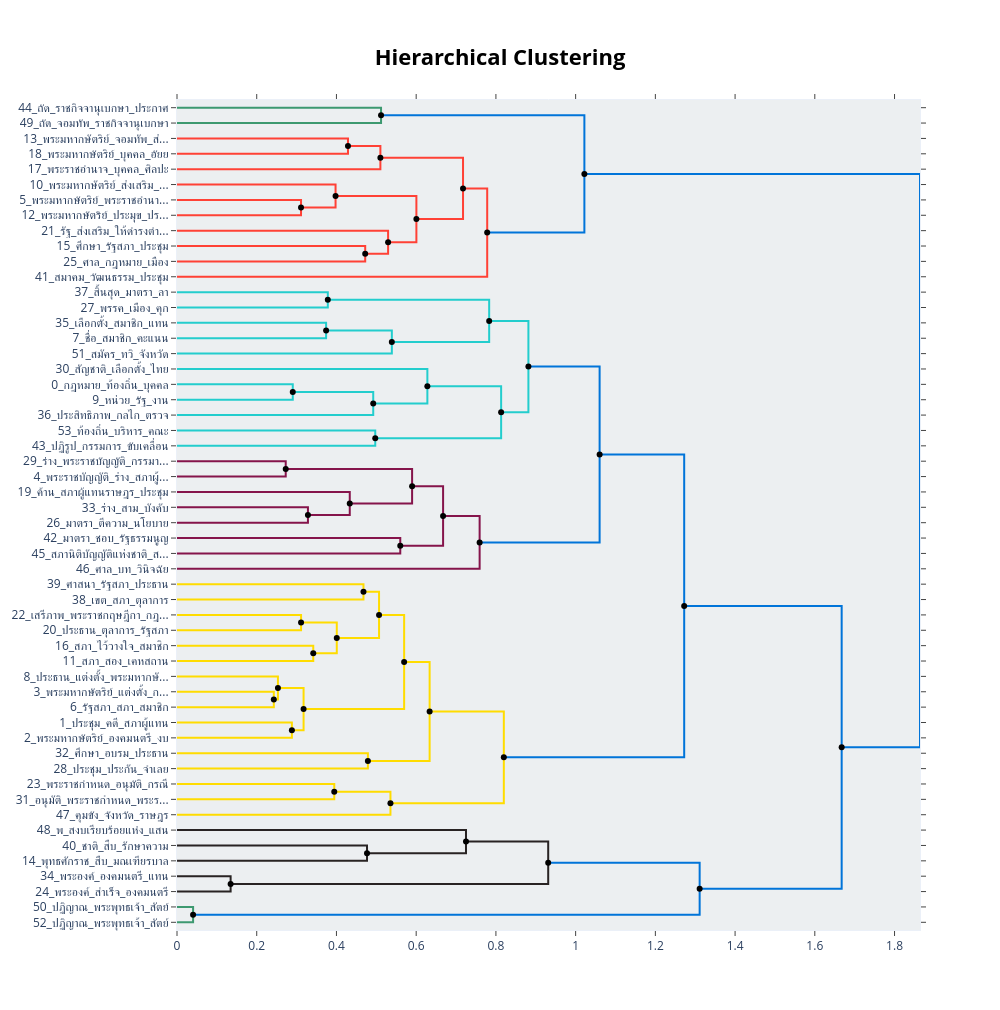
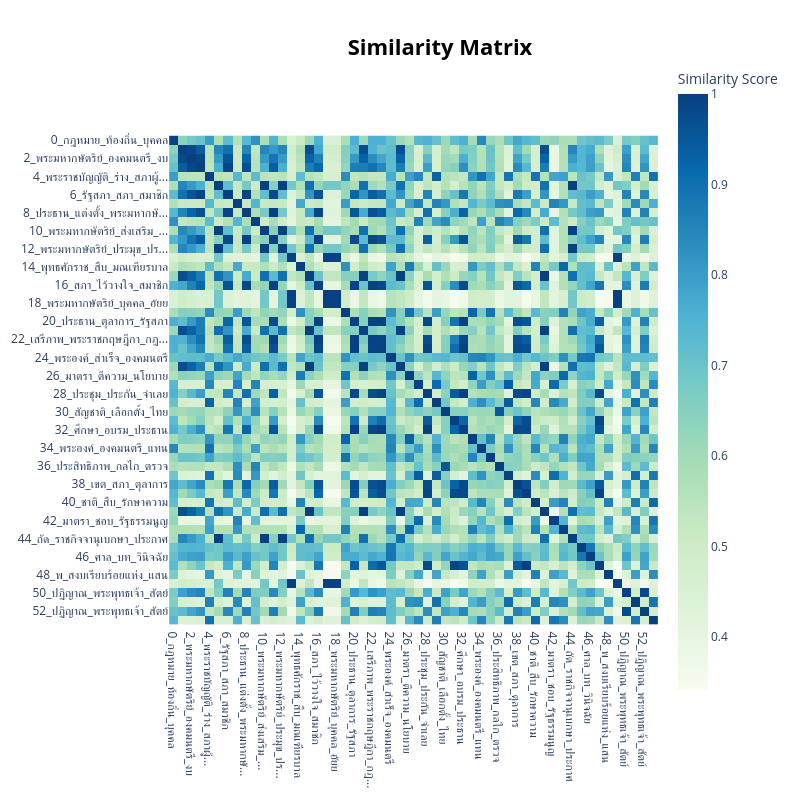

The code cell stored with these charts, in order, in its notebook:
### Code cell
# 4. Advanced BERTopic Visualizations
# Visualize the hierarchical structure of topics
hierarchical_topics = topic_model.hierarchical_topics(docs_for_ctfidf)
fig_hierarchy = topic_model.visualize_hierarchy(hierarchical_topics=hierarchical_topics)
fig_hierarchy.show(figsize=(10, 20))

# Visualize Topic Heatmap (Similarity Matrix)
fig_heatmap = topic_model.visualize_heatmap()
fig_heatmap.show(figsize=(10, 20))

### Figure 1 — Plotly figure (JSON) as saved in the notebook; plotly's stock layout.template omitted (floating-point values rounded to 4 significant figures)
{"data": [{"hoverinfo": "text", "marker": {"color": "rgb(61,153,112)"}, "mode": "lines", "text": ["ถัด_ราชกิจจานุเบกษา_ประกาศ_องคมนตรี_ย่อมเริ่มต้น", "", "", "ถัด_จอมทัพ_ราชกิจจานุเบกษา_อัครศาสนูปถัมภก_พุทธมามกะ"], "type": "scatter", "x": [0.0, 0.5119, 0.5119, 0.0], "xaxis": "x", "y": [-5.0, -5.0, -15.0, -15.0], "yaxis": "y"}, {"hoverinfo": "text", "marker": {"color": "rgb(255,65,54)"}, "mode": "lines", "text": ["พระมหากษัตริย์_จอมทัพ_ส่งเสริม_อำนาจ_ไทย", "", "", "พระมหากษัตริย์_บุคคล_อัยย_อภัยโทษ_จอมทัพ"], "type": "scatter", "x": [0.0, 0.4289, 0.4289, 0.0], "xaxis": "x", "y": [-25.0, -25.0, -35.0, -35.0], "yaxis": "y"}, {"hoverinfo": "text", "marker": {"color": "rgb(255,65,54)"}, "mode": "lines", "text": ["พระมหากษัตริย์_จอมทัพ_บุคคล_ไทย_อำนาจ", "", "", "พระราชอำนาจ_บุคคล_ศิลปะ_หน้าที่_วัฒนธรรม"], "type": "scatter", "x": [0.4289, 0.5102, 0.5102, 0.0], "xaxis": "x", "y": [-30.0, -30.0, -45.0, -45.0], "yaxis": "y"}, {"hoverinfo": "text", "marker": {"color": "rgb(255,65,54)"}, "mode": "lines", "text": ["พระมหากษัตริย์_พระราชอำนาจ_พิพากษา_ราชอิสริยาภรณ์_เครื่อง", "", "", "พระมหากษัตริย์_ประมุข_ประเทศไทย_แนะนำ_พระราชอำนาจ"], "type": "scatter", "x": [0.0, 0.3111, 0.3111, 0.0], "xaxis": "x", "y": [-65.0, -65.0, -75.0, -75.0], "yaxis": "y"}, {"hoverinfo": "text", "marker": {"color": "rgb(255,65,54)"}, "mode": "lines", "text": ["พระมหากษัตริย์_ส่งเสริม_รัฐ_กฎหมาย_ยุติธรรม", "", "", "พระมหากษัตริย์_พระราชอำนาจ_พิพากษา_ประเทศไทย_อำนาจ"], "type": "scatter", "x": [0.0, 0.3978, 0.3978, 0.3111], "xaxis": "x", "y": [-55.0, -55.0, -70.0, -70.0], "yaxis": "y"}, {"hoverinfo": "text", "marker": {"color": "rgb(255,65,54)"}, "mode": "lines", "text": ["ศึกษา_รัฐสภา_ประชุม_รัฐ_สภาผู้แทน", "", "", "ศาล_กฎหมาย_เมือง_บัญญัติ_คดี"], "type": "scatter", "x": [0.0, 0.4721, 0.4721, 0.0], "xaxis": "x", "y": [-95.0, -95.0, -105.0, -105.0], "yaxis": "y"}, {"hoverinfo": "text", "marker": {"color": "rgb(255,65,54)"}, "mode": "lines", "text": ["รัฐ_ส่งเสริม_ให้ดํารงตําแหน่ง_วาระ_พระมหากษัตริย์", "", "", "กฎหมาย_ศึกษา_บัญญัติ_สภาผู้แทน_อำนาจ"], "type": "scatter", "x": [0.0, 0.5296, 0.5296, 0.4721], "xaxis": "x", "y": [-85.0, -85.0, -100.0, -100.0], "yaxis": "y"}, {"hoverinfo": "text", "marker": {"color": "rgb(255,65,54)"}, "mode": "lines", "text": ["พระมหากษัตริย์_พระราชอำนาจ_กฎหมาย_รัฐ_แนะนำ", "", "", "กฎหมาย_ศึกษา_บัญญัติ_อำนาจ_รัฐ"], "type": "scatter", "x": [0.3978, 0.6005, 0.6005, 0.5296], "xaxis": "x", "y": [-62.5, -62.5, -92.5, -92.5], "yaxis": "y"}, {"hoverinfo": "text", "marker": {"color": "rgb(255,65,54)"}, "mode": "lines", "text": ["พระมหากษัตริย์_บุคคล_พระราชอำนาจ_จอมทัพ_หน้าที่", "", "", "พระมหากษัตริย์_กฎหมาย_พระราชอำนาจ_รัฐ_อำนาจ"], "type": "scatter", "x": [0.5102, 0.7175, 0.7175, 0.6005], "xaxis": "x", "y": [-37.5, -37.5, -77.5, -77.5], "yaxis": "y"}, {"hoverinfo": "text", "marker": {"color": "rgb(255,65,54)"}, "mode": "lines", "text": ["พระมหากษัตริย์_พระราชอำนาจ_กฎหมาย_รัฐ_อำนาจ", "", "", "สมาคม_วัฒนธรรม_ประชุม_ฐาน_คดี"], "type": "scatter", "x": [0.7175, 0.7782, 0.7782, 0.0], "xaxis": "x", "y": [-57.5, -57.5, -115.0, -115.0], "yaxis": "y"}, {"hoverinfo": "text", "marker": {"color": "rgb(0,116,217)"}, "mode": "lines", "text": ["ถัด_ราชกิจจานุเบกษา_ประกาศ_บังคับ_พระมหากษัตริย์", "", "", "พระมหากษัตริย์_พระราชอำนาจ_กฎหมาย_รัฐ_อำนาจ"], "type": "scatter", "x": [0.5119, 1.022, 1.022, 0.7782], "xaxis": "x", "y": [-10.0, -10.0, -86.25, -86.25], "yaxis": "y"}, {"hoverinfo": "text", "marker": {"color": "rgb(35,205,205)"}, "mode": "lines", "text": ["สิ้นสุด_มาตรา_ลา_รัฐมนตรี_ห้าม", "", "", "พรรค_เมือง_คุก_ลา_ภาพ"], "type": "scatter", "x": [0.0, 0.3783, 0.3783, 0.0], "xaxis": "x", "y": [-125.0, -125.0, -135.0, -135.0], "yaxis": "y"}, {"hoverinfo": "text", "marker": {"color": "rgb(35,205,205)"}, "mode": "lines", "text": ["เลือกตั้ง_สมาชิก_แทน_สมัคร_บัญชี", "", "", "ชื่อ_สมาชิก_คะแนน_เลือกตั้ง_มาตรา"], "type": "scatter", "x": [0.0, 0.374, 0.374, 0.0], "xaxis": "x", "y": [-145.0, -145.0, -155.0, -155.0], "yaxis": "y"}, {"hoverinfo": "text", "marker": {"color": "rgb(35,205,205)"}, "mode": "lines", "text": ["เลือกตั้ง_สมาชิก_ชื่อ_มาตรา_คะแนน", "", "", "สมัคร_ทวิ_จังหวัด_คะแนน_ชื่อ"], "type": "scatter", "x": [0.374, 0.5389, 0.5389, 0.0], "xaxis": "x", "y": [-150.0, -150.0, -165.0, -165.0], "yaxis": "y"}, {"hoverinfo": "text", "marker": {"color": "rgb(35,205,205)"}, "mode": "lines", "text": ["พรรค_ลา_คุก_สิ้นสุด_มาตรา", "", "", "เลือกตั้ง_สมัคร_ชื่อ_มาตรา_สมาชิก"], "type": "scatter", "x": [0.3783, 0.7831, 0.7831, 0.5389], "xaxis": "x", "y": [-130.0, -130.0, -157.5, -157.5], "yaxis": "y"}, {"hoverinfo": "text", "marker": {"color": "rgb(35,205,205)"}, "mode": "lines", "text": ["กฎหมาย_ท้องถิ่น_บุคคล_บัญญัติ_สิทธิ", "", "", "หน่วย_รัฐ_งาน_เงิน_จังหวัด"], "type": "scatter", "x": [0.0, 0.2904, 0.2904, 0.0], "xaxis": "x", "y": [-185.0, -185.0, -195.0, -195.0], "yaxis": "y"}, {"hoverinfo": "text", "marker": {"color": "rgb(35,205,205)"}, "mode": "lines", "text": ["หน่วย_ท้องถิ่น_รัฐ_กฎหมาย_งาน", "", "", "ประสิทธิภาพ_กลไก_ตรวจ_กฎหมาย_จิตฟั่นเฟือน"], "type": "scatter", "x": [0.2904, 0.4922, 0.4922, 0.0], "xaxis": "x", "y": [-190.0, -190.0, -205.0, -205.0], "yaxis": "y"}, {"hoverinfo": "text", "marker": {"color": "rgb(35,205,205)"}, "mode": "lines", "text": ["สัญชาติ_เลือกตั้ง_ไทย_ออกเสียง_ประชามติ", "", "", "หน่วย_รัฐ_กฎหมาย_ท้องถิ่น_งาน"], "type": "scatter", "x": [0.0, 0.6281, 0.6281, 0.4922], "xaxis": "x", "y": [-175.0, -175.0, -197.5, -197.5], "yaxis": "y"}, {"hoverinfo": "text", "marker": {"color": "rgb(35,205,205)"}, "mode": "lines", "text": ["ท้องถิ่น_บริหาร_คณะ_กล่าวหา_กรรมการ", "", "", "ปฏิรูป_กรรมการ_ขับเคลื่อน_ทุจริต_สรรหา"], "type": "scatter", "x": [0.0, 0.4973, 0.4973, 0.0], "xaxis": "x", "y": [-215.0, -215.0, -225.0, -225.0], "yaxis": "y"}, {"hoverinfo": "text", "marker": {"color": "rgb(35,205,205)"}, "mode": "lines", "text": ["กฎหมาย_หน่วย_ท้องถิ่น_รัฐ_งาน", "", "", "ท้องถิ่น_กรรมการ_คณะ_ปฏิรูป_บริหาร"], "type": "scatter", "x": [0.6281, 0.8131, 0.8131, 0.4973], "xaxis": "x", "y": [-186.2, -186.2, -220.0, -220.0], "yaxis": "y"}, {"hoverinfo": "text", "marker": {"color": "rgb(35,205,205)"}, "mode": "lines", "text": ["มาตรา_สมาชิก_สมัคร_พรรค_เลือกตั้ง", "", "", "ท้องถิ่น_กฎหมาย_หน่วย_รัฐ_งาน"], "type": "scatter", "x": [0.7831, 0.8815, 0.8815, 0.8131], "xaxis": "x", "y": [-143.8, -143.8, -203.1, -203.1], "yaxis": "y"}, {"hoverinfo": "text", "marker": {"color": "rgb(133,20,75)"}, "mode": "lines", "text": ["ร่าง_พระราชบัญญัติ_กรรมาธิการ_ยับยั้ง_ชอบ", "", "", "พระราชบัญญัติ_ร่าง_สภาผู้แทนราษฎร_มาตรา_วุฒิสภา"], "type": "scatter", "x": [0.0, 0.2727, 0.2727, 0.0], "xaxis": "x", "y": [-235.0, -235.0, -245.0, -245.0], "yaxis": "y"}, {"hoverinfo": "text", "marker": {"color": "rgb(133,20,75)"}, "mode": "lines", "text": ["ร่าง_สาม_บังคับ_รัฐธรรมนูญ_พระราชบัญญัติ", "", "", "มาตรา_ตีความ_นโยบาย_วรรค_รัฐมนตรี"], "type": "scatter", "x": [0.0, 0.3285, 0.3285, 0.0], "xaxis": "x", "y": [-265.0, -265.0, -275.0, -275.0], "yaxis": "y"}, {"hoverinfo": "text", "marker": {"color": "rgb(133,20,75)"}, "mode": "lines", "text": ["ค้าน_สภาผู้แทนราษฎร_ประชุม_อนุโลม_บังคับ", "", "", "วรรค_มาตรา_บังคับ_ตีความ_รัฐธรรมนูญ"], "type": "scatter", "x": [0.0, 0.4334, 0.4334, 0.3285], "xaxis": "x", "y": [-255.0, -255.0, -270.0, -270.0], "yaxis": "y"}, {"hoverinfo": "text", "marker": {"color": "rgb(133,20,75)"}, "mode": "lines", "text": ["ร่าง_พระราชบัญญัติ_กรรมาธิการ_สภาผู้แทนราษฎร_มาตรา", "", "", "บังคับ_สภาผู้แทนราษฎร_อนุโลม_ประชุม_วรรค"], "type": "scatter", "x": [0.2727, 0.5898, 0.5898, 0.4334], "xaxis": "x", "y": [-240.0, -240.0, -262.5, -262.5], "yaxis": "y"}, {"hoverinfo": "text", "marker": {"color": "rgb(133,20,75)"}, "mode": "lines", "text": ["มาตรา_ชอบ_รัฐธรรมนูญ_รัฐสภา_สภานิติบัญญัติแห่งชาติ", "", "", "สภานิติบัญญัติแห่งชาติ_สภาร่าง_วาระ_รัฐธรรมนูญ_สาม"], "type": "scatter", "x": [0.0, 0.5601, 0.5601, 0.0], "xaxis": "x", "y": [-285.0, -285.0, -295.0, -295.0], "yaxis": "y"}, {"hoverinfo": "text", "marker": {"color": "rgb(133,20,75)"}, "mode": "lines", "text": ["ร่าง_พระราชบัญญัติ_สภาผู้แทนราษฎร_มาตรา_กรรมาธิการ", "", "", "มาตรา_รัฐธรรมนูญ_สภานิติบัญญัติแห่งชาติ_ชอบ_ประชุม"], "type": "scatter", "x": [0.5898, 0.6675, 0.6675, 0.5601], "xaxis": "x", "y": [-251.2, -251.2, -290.0, -290.0], "yaxis": "y"}, {"hoverinfo": "text", "marker": {"color": "rgb(133,20,75)"}, "mode": "lines", "text": ["ร่าง_มาตรา_พระราชบัญญัติ_สภาผู้แทนราษฎร_กรรมาธิการ", "", "", "ศาล_บท_วินิจฉัย_คดี_โต้แย้ง"], "type": "scatter", "x": [0.6675, 0.7592, 0.7592, 0.0], "xaxis": "x", "y": [-270.6, -270.6, -305.0, -305.0], "yaxis": "y"}, {"hoverinfo": "text", "marker": {"color": "rgb(0,116,217)"}, "mode": "lines", "text": ["เลือกตั้ง_ท้องถิ่น_สมาชิก_เมือง_หน่วย", "", "", "ร่าง_มาตรา_พระราชบัญญัติ_สภาผู้แทนราษฎร_กรรมาธิการ"], "type": "scatter", "x": [0.8815, 1.06, 1.06, 0.7592], "xaxis": "x", "y": [-173.4, -173.4, -287.8, -287.8], "yaxis": "y"}, {"hoverinfo": "text", "marker": {"color": "rgb(255,220,0)"}, "mode": "lines", "text": ["ศาสนา_รัฐสภา_ประธาน_สื่อ_ประชุม", "", "", "เขต_สภา_ตุลาการ_ประธาน_ประชุม"], "type": "scatter", "x": [0.0, 0.4678, 0.4678, 0.0], "xaxis": "x", "y": [-315.0, -315.0, -325.0, -325.0], "yaxis": "y"}, {"hoverinfo": "text", "marker": {"color": "rgb(255,220,0)"}, "mode": "lines", "text": ["เสรีภาพ_พระราชกฤษฎีกา_กฎหมาย_พระราชกำหนด_นโยบาย", "", "", "ประธาน_ตุลาการ_รัฐสภา_สภา_กฎหมาย"], "type": "scatter", "x": [0.0, 0.3112, 0.3112, 0.0], "xaxis": "x", "y": [-335.0, -335.0, -345.0, -345.0], "yaxis": "y"}, {"hoverinfo": "text", "marker": {"color": "rgb(255,220,0)"}, "mode": "lines", "text": ["สภา_ไว้วางใจ_สมาชิก_รัฐสภา_ประชุม", "", "", "สภา_สอง_เคหสถาน_พระมหากษัตริย์_ประชุม"], "type": "scatter", "x": [0.0, 0.3418, 0.3418, 0.0], "xaxis": "x", "y": [-355.0, -355.0, -365.0, -365.0], "yaxis": "y"}, {"hoverinfo": "text", "marker": {"color": "rgb(255,220,0)"}, "mode": "lines", "text": ["ประธาน_เสรีภาพ_รัฐสภา_กฎหมาย_ตุลาการ", "", "", "สภา_สมาชิก_รัฐสภา_ประชุม_เสรีภาพ"], "type": "scatter", "x": [0.3112, 0.4008, 0.4008, 0.3418], "xaxis": "x", "y": [-340.0, -340.0, -360.0, -360.0], "yaxis": "y"}, {"hoverinfo": "text", "marker": {"color": "rgb(255,220,0)"}, "mode": "lines", "text": ["ประธาน_ตุลาการ_สภา_ประชุม_ศาสนา", "", "", "สภา_รัฐสภา_สมาชิก_เสรีภาพ_ประธาน"], "type": "scatter", "x": [0.4678, 0.5069, 0.5069, 0.4008], "xaxis": "x", "y": [-320.0, -320.0, -350.0, -350.0], "yaxis": "y"}, {"hoverinfo": "text", "marker": {"color": "rgb(255,220,0)"}, "mode": "lines", "text": ["พระมหากษัตริย์_แต่งตั้ง_กฎหมาย_รัฐสภา_ประชุม", "", "", "รัฐสภา_สภา_สมาชิก_ประชุม_พระมหากษัตริย์"], "type": "scatter", "x": [0.0, 0.2429, 0.2429, 0.0], "xaxis": "x", "y": [-385.0, -385.0, -395.0, -395.0], "yaxis": "y"}, {"hoverinfo": "text", "marker": {"color": "rgb(255,220,0)"}, "mode": "lines", "text": ["ประธาน_แต่งตั้ง_พระมหากษัตริย์_ประชุม_อัยการศึก", "", "", "พระมหากษัตริย์_รัฐสภา_แต่งตั้ง_ประชุม_รัฐมนตรี"], "type": "scatter", "x": [0.0, 0.2532, 0.2532, 0.2429], "xaxis": "x", "y": [-375.0, -375.0, -390.0, -390.0], "yaxis": "y"}, {"hoverinfo": "text", "marker": {"color": "rgb(255,220,0)"}, "mode": "lines", "text": ["ประชุม_คดี_สภาผู้แทน_ประธาน_สิทธิ", "", "", "พระมหากษัตริย์_องคมนตรี_งบ_ปี_หน้าที่"], "type": "scatter", "x": [0.0, 0.2882, 0.2882, 0.0], "xaxis": "x", "y": [-405.0, -405.0, -415.0, -415.0], "yaxis": "y"}, {"hoverinfo": "text", "marker": {"color": "rgb(255,220,0)"}, "mode": "lines", "text": ["พระมหากษัตริย์_แต่งตั้ง_ประชุม_รัฐสภา_ประธาน", "", "", "พระมหากษัตริย์_สิทธิ_ประชุม_ประธาน_กฎหมาย"], "type": "scatter", "x": [0.2532, 0.3175, 0.3175, 0.2882], "xaxis": "x", "y": [-382.5, -382.5, -410.0, -410.0], "yaxis": "y"}, {"hoverinfo": "text", "marker": {"color": "rgb(255,220,0)"}, "mode": "lines", "text": ["สภา_ประธาน_รัฐสภา_ประชุม_สมาชิก", "", "", "พระมหากษัตริย์_ประชุม_ประธาน_แต่งตั้ง_รัฐสภา"], "type": "scatter", "x": [0.5069, 0.5698, 0.5698, 0.3175], "xaxis": "x", "y": [-335.0, -335.0, -396.2, -396.2], "yaxis": "y"}, {"hoverinfo": "text", "marker": {"color": "rgb(255,220,0)"}, "mode": "lines", "text": ["ศึกษา_อบรม_ประธาน_ใด_จํานวน", "", "", "ประชุม_ประกัน_จำเลย_สมาชิก_ข้อ"], "type": "scatter", "x": [0.0, 0.4789, 0.4789, 0.0], "xaxis": "x", "y": [-425.0, -425.0, -435.0, -435.0], "yaxis": "y"}, {"hoverinfo": "text", "marker": {"color": "rgb(255,220,0)"}, "mode": "lines", "text": ["ประธาน_ประชุม_สภา_รัฐสภา_พระมหากษัตริย์", "", "", "ศึกษา_อบรม_ประชุม_ใด_สมาชิก"], "type": "scatter", "x": [0.5698, 0.6337, 0.6337, 0.4789], "xaxis": "x", "y": [-365.6, -365.6, -430.0, -430.0], "yaxis": "y"}, {"hoverinfo": "text", "marker": {"color": "rgb(255,220,0)"}, "mode": "lines", "text": ["พระราชกำหนด_อนุมัติ_กรณี_สมาชิก_อาญา", "", "", "อนุมัติ_พระราชกำหนด_พระราชกําหนด_พระราชกํา_ประชุม"], "type": "scatter", "x": [0.0, 0.3945, 0.3945, 0.0], "xaxis": "x", "y": [-445.0, -445.0, -455.0, -455.0], "yaxis": "y"}, {"hoverinfo": "text", "marker": {"color": "rgb(255,220,0)"}, "mode": "lines", "text": ["อนุมัติ_พระราชกำหนด_พระราชกําหนด_กรณี_ประชุม", "", "", "คุมขัง_จังหวัด_ราษฎร_เขต_จำนวน"], "type": "scatter", "x": [0.3945, 0.5355, 0.5355, 0.0], "xaxis": "x", "y": [-450.0, -450.0, -465.0, -465.0], "yaxis": "y"}, {"hoverinfo": "text", "marker": {"color": "rgb(255,220,0)"}, "mode": "lines", "text": ["ประชุม_ประธาน_สภา_รัฐสภา_สมาชิก", "", "", "อนุมัติ_พระราชกำหนด_คุมขัง_กรณี_พระราชกําหนด"], "type": "scatter", "x": [0.6337, 0.8199, 0.8199, 0.5355], "xaxis": "x", "y": [-397.8, -397.8, -457.5, -457.5], "yaxis": "y"}, {"hoverinfo": "text", "marker": {"color": "rgb(0,116,217)"}, "mode": "lines", "text": ["มาตรา_สมาชิก_สภาผู้แทนราษฎร_ร่าง_พระราชบัญญัติ", "", "", "ประชุม_ประธาน_สมาชิก_สภา_รัฐสภา"], "type": "scatter", "x": [1.06, 1.272, 1.272, 0.8199], "xaxis": "x", "y": [-230.6, -230.6, -427.7, -427.7], "yaxis": "y"}, {"hoverinfo": "text", "marker": {"color": "rgb(40,35,35)"}, "mode": "lines", "text": ["ชาติ_สืบ_รักษาความ_คณะมนตรีความมั่นคงแห่งชาติ_สำเร็จ", "", "", "พุทธศักราช_สืบ_มณเฑียรบาล_ราชสันตติวงศ์_กฎ"], "type": "scatter", "x": [0.0, 0.4767, 0.4767, 0.0], "xaxis": "x", "y": [-485.0, -485.0, -495.0, -495.0], "yaxis": "y"}, {"hoverinfo": "text", "marker": {"color": "rgb(40,35,35)"}, "mode": "lines", "text": ["พ_สงบเรียบร้อยแห่ง_แสน_ฉบับ_พระราชบัญญัติ", "", "", "พุทธศักราช_สืบ_ราชสันตติวงศ์_ราชอาณาจักรไทย_รัฐธรรมนูญ"], "type": "scatter", "x": [0.0, 0.7249, 0.7249, 0.4767], "xaxis": "x", "y": [-475.0, -475.0, -490.0, -490.0], "yaxis": "y"}, {"hoverinfo": "text", "marker": {"color": "rgb(40,35,35)"}, "mode": "lines", "text": ["พระองค์_องคมนตรี_แทน_สำเร็จ_สําเร็จ", "", "", "พระองค์_สำเร็จ_องคมนตรี_แทน_ราชการ"], "type": "scatter", "x": [0.0, 0.1345, 0.1345, 0.0], "xaxis": "x", "y": [-505.0, -505.0, -515.0, -515.0], "yaxis": "y"}, {"hoverinfo": "text", "marker": {"color": "rgb(40,35,35)"}, "mode": "lines", "text": ["พุทธศักราช_สืบ_ราชสันตติวงศ์_รัฐธรรมนูญ_ประกาศ", "", "", "พระองค์_สำเร็จ_องคมนตรี_แทน_สําเร็จ"], "type": "scatter", "x": [0.7249, 0.9312, 0.9312, 0.1345], "xaxis": "x", "y": [-482.5, -482.5, -510.0, -510.0], "yaxis": "y"}, {"hoverinfo": "text", "marker": {"color": "rgb(61,153,112)"}, "mode": "lines", "text": ["ปฏิญาณ_พระพุทธเจ้า_สัตย์_ถ้อยคำ_ราชอาณาจักรไทย", "", "", "ปฏิญาณ_พระพุทธเจ้า_สัตย์_ถวาย_ถ้อยคำ"], "type": "scatter", "x": [0.0, 0.04036, 0.04036, 0.0], "xaxis": "x", "y": [-525.0, -525.0, -535.0, -535.0], "yaxis": "y"}, {"hoverinfo": "text", "marker": {"color": "rgb(0,116,217)"}, "mode": "lines", "text": ["พระองค์_สำเร็จ_องคมนตรี_แทน_สืบ", "", "", "ปฏิญาณ_พระพุทธเจ้า_สัตย์_ถ้อยคำ_ถวาย"], "type": "scatter", "x": [0.9312, 1.311, 1.311, 0.04036], "xaxis": "x", "y": [-496.2, -496.2, -530.0, -530.0], "yaxis": "y"}, {"hoverinfo": "text", "marker": {"color": "rgb(0,116,217)"}, "mode": "lines", "text": ["สมาชิก_สภาผู้แทนราษฎร_เลือกตั้ง_สภา_วุฒิสภา", "", "", "พระองค์_สำเร็จ_องคมนตรี_แทน_ปฏิญาณ"], "type": "scatter", "x": [1.272, 1.667, 1.667, 1.311], "xaxis": "x", "y": [-329.1, -329.1, -513.1, -513.1], "yaxis": "y"}, {"hoverinfo": "text", "marker": {"color": "rgb(0,116,217)"}, "mode": "lines", "text": ["พระมหากษัตริย์_พระราชอำนาจ_กฎหมาย_รัฐ_อำนาจ", "", "", "สมาชิก_ประธาน_สภาผู้แทนราษฎร_สภา_เลือกตั้ง"], "type": "scatter", "x": [1.022, 1.864, 1.864, 1.667], "xaxis": "x", "y": [-48.12, -48.12, -421.1, -421.1], "yaxis": "y"}, {"hoverinfo": "text", "hovertext": ["พระมหากษัตริย์_จอมทัพ_บุคคล_ไทย_อำนาจ", "พระมหากษัตริย์_พระราชอำนาจ_กฎหมาย_รัฐ_แนะนำ", "พระมหากษัตริย์_บุคคล_พระราชอำนาจ_จอมทัพ_หน้าที่", "พระมหากษัตริย์_พระราชอำนาจ_กฎหมาย_รัฐ_อำนาจ", "ถัด_ราชกิจจานุเบกษา_ประกาศ_บังคับ_พระมหากษัตริย์", "เลือกตั้ง_สมาชิก_ชื่อ_มาตรา_คะแนน", "พรรค_ลา_คุก_สิ้นสุด_มาตรา", "หน่วย_ท้องถิ่น_รัฐ_กฎหมาย_งาน", "กฎหมาย_หน่วย_ท้องถิ่น_รัฐ_งาน", "มาตรา_สมาชิก_สมัคร_พรรค_เลือกตั้ง", "ร่าง_พระราชบัญญัติ_กรรมาธิการ_สภาผู้แทนราษฎร_มาตรา", "ร่าง_พระราชบัญญัติ_สภาผู้แทนราษฎร_มาตรา_กรรมาธิการ", "ร่าง_มาตรา_พระราชบัญญัติ_สภาผู้แทนราษฎร_กรรมาธิการ", "เลือกตั้ง_ท้องถิ่น_สมาชิก_เมือง_หน่วย", "ประธาน_เสรีภาพ_รัฐสภา_กฎหมาย_ตุลาการ", "ประธาน_ตุลาการ_สภา_ประชุม_ศาสนา", "พระมหากษัตริย์_แต่งตั้ง_ประชุม_รัฐสภา_ประธาน", "สภา_ประธาน_รัฐสภา_ประชุม_สมาชิก", "ประธาน_ประชุม_สภา_รัฐสภา_พระมหากษัตริย์", "อนุมัติ_พระราชกำหนด_พระราชกําหนด_กรณี_ประชุม", "ประชุม_ประธาน_สภา_รัฐสภา_สมาชิก", "มาตรา_สมาชิก_สภาผู้แทนราษฎร_ร่าง_พระราชบัญญัติ", "พุทธศักราช_สืบ_ราชสันตติวงศ์_รัฐธรรมนูญ_ประกาศ", "พระองค์_สำเร็จ_องคมนตรี_แทน_สืบ", "สมาชิก_สภาผู้แทนราษฎร_เลือกตั้ง_สภา_วุฒิสภา", "พระมหากษัตริย์_พระราชอำนาจ_กฎหมาย_รัฐ_อำนาจ"], "marker": {"color": "black"}, "mode": "markers", "showlegend": false, "type": "scatter", "x": [0.4289, 0.3978, 0.5102, 0.7175, 0.5119, 0.374, 0.3783, 0.2904, 0.6281, 0.7831, 0.2727, 0.5898, 0.6675, 0.8815, 0.3112, 0.4678, 0.2532, 0.5069, 0.5698, 0.3945, 0.6337, 1.06, 0.7249, 0.9312, 1.272, 1.022], "y": [-30, -62.5, -37.5, -57.5, -10, -150, -130, -190, -186.2, -143.8, -240, -251.2, -270.6, -173.4, -340, -320, -382.5, -335, -365.6, -450, -397.8, -230.6, -482.5, -496.2, -329.1, -48.12]}, {"hoverinfo": "text", "hovertext": ["พระมหากษัตริย์_พระราชอำนาจ_พิพากษา_ประเทศไทย_อำนาจ", "กฎหมาย_ศึกษา_บัญญัติ_สภาผู้แทน_อำนาจ", "กฎหมาย_ศึกษา_บัญญัติ_อำนาจ_รัฐ", "พระมหากษัตริย์_กฎหมาย_พระราชอำนาจ_รัฐ_อำนาจ", "พระมหากษัตริย์_พระราชอำนาจ_กฎหมาย_รัฐ_อำนาจ", "เลือกตั้ง_สมัคร_ชื่อ_มาตรา_สมาชิก", "หน่วย_รัฐ_กฎหมาย_ท้องถิ่น_งาน", "ท้องถิ่น_กรรมการ_คณะ_ปฏิรูป_บริหาร", "ท้องถิ่น_กฎหมาย_หน่วย_รัฐ_งาน", "วรรค_มาตรา_บังคับ_ตีความ_รัฐธรรมนูญ", "บังคับ_สภาผู้แทนราษฎร_อนุโลม_ประชุม_วรรค", "มาตรา_รัฐธรรมนูญ_สภานิติบัญญัติแห่งชาติ_ชอบ_ประชุม", "ร่าง_มาตรา_พระราชบัญญัติ_สภาผู้แทนราษฎร_กรรมาธิการ", "สภา_สมาชิก_รัฐสภา_ประชุม_เสรีภาพ", "สภา_รัฐสภา_สมาชิก_เสรีภาพ_ประธาน", "พระมหากษัตริย์_รัฐสภา_แต่งตั้ง_ประชุม_รัฐมนตรี", "พระมหากษัตริย์_สิทธิ_ประชุม_ประธาน_กฎหมาย", "พระมหากษัตริย์_ประชุม_ประธาน_แต่งตั้ง_รัฐสภา", "ศึกษา_อบรม_ประชุม_ใด_สมาชิก", "อนุมัติ_พระราชกำหนด_คุมขัง_กรณี_พระราชกําหนด", "ประชุม_ประธาน_สมาชิก_สภา_รัฐสภา", "พุทธศักราช_สืบ_ราชสันตติวงศ์_ราชอาณาจักรไทย_รัฐธรรมนูญ", "พระองค์_สำเร็จ_องคมนตรี_แทน_สําเร็จ", "ปฏิญาณ_พระพุทธเจ้า_สัตย์_ถ้อยคำ_ถวาย", "พระองค์_สำเร็จ_องคมนตรี_แทน_ปฏิญาณ", "สมาชิก_ประธาน_สภาผู้แทนราษฎร_สภา_เลือกตั้ง"], "marker": {"color": "black"}, "mode": "markers", "showlegend": false, "type": "scatter", "x": [0.3111, 0.4721, 0.5296, 0.6005, 0.7782, 0.5389, 0.4922, 0.4973, 0.8131, 0.3285, 0.4334, 0.5601, 0.7592, 0.3418, 0.4008, 0.2429, 0.2882, 0.3175, 0.4789, 0.5355, 0.8199, 0.4767, 0.1345, 0.04036, 1.311, 1.667], "y": [-70, -100, -92.5, -77.5, -86.25, -157.5, -197.5, -220, -203.1, -270, -262.5, -290, -287.8, -360, -350, -390, -410, -396.2, -430, -457.5, -427.7, -490, -510, -530, -513.1, -421.1]}], "layout": {"autosize": false, "height": 1010, "hoverlabel": {"bgcolor": "white", "font": {"family": "Rockwell", "size": 16}}, "hovermode": "closest", "plot_bgcolor": "#ECEFF1", "showlegend": false, "title": {"font": {"color": "Black", "size": 22}, "text": "<b>Hierarchical Clustering</b>", "x": 0.5, "xanchor": "center", "yanchor": "top"}, "width": 1000, "xaxis": {"mirror": "allticks", "rangemode": "tozero", "showgrid": false, "showline": true, "showticklabels": true, "ticks": "outside", "type": "linear", "zeroline": false}, "yaxis": {"mirror": "allticks", "range": [-540, 0], "rangemode": "tozero", "showgrid": false, "showline": true, "showticklabels": true, "tickmode": "array", "ticks": "outside", "ticktext": ["44_ถัด_ราชกิจจานุเบกษา_ประกาศ", "49_ถัด_จอมทัพ_ราชกิจจานุเบกษา", "13_พระมหากษัตริย์_จอมทัพ_ส่...", "18_พระมหากษัตริย์_บุคคล_อัยย", "17_พระราชอำนาจ_บุคคล_ศิลปะ", "10_พระมหากษัตริย์_ส่งเสริม_...", "5_พระมหากษัตริย์_พระราชอำนา...", "12_พระมหากษัตริย์_ประมุข_ปร...", "21_รัฐ_ส่งเสริม_ให้ดํารงตํา...", "15_ศึกษา_รัฐสภา_ประชุม", "25_ศาล_กฎหมาย_เมือง", "41_สมาคม_วัฒนธรรม_ประชุม", "37_สิ้นสุด_มาตรา_ลา", "27_พรรค_เมือง_คุก", "35_เลือกตั้ง_สมาชิก_แทน", "7_ชื่อ_สมาชิก_คะแนน", "51_สมัคร_ทวิ_จังหวัด", "30_สัญชาติ_เลือกตั้ง_ไทย", "0_กฎหมาย_ท้องถิ่น_บุคคล", "9_หน่วย_รัฐ_งาน", "36_ประสิทธิภาพ_กลไก_ตรวจ", "53_ท้องถิ่น_บริหาร_คณะ", "43_ปฏิรูป_กรรมการ_ขับเคลื่อน", "29_ร่าง_พระราชบัญญัติ_กรรมา...", "4_พระราชบัญญัติ_ร่าง_สภาผู้...", "19_ค้าน_สภาผู้แทนราษฎร_ประชุม", "33_ร่าง_สาม_บังคับ", "26_มาตรา_ตีความ_นโยบาย", "42_มาตรา_ชอบ_รัฐธรรมนูญ", "45_สภานิติบัญญัติแห่งชาติ_ส...", "46_ศาล_บท_วินิจฉัย", "39_ศาสนา_รัฐสภา_ประธาน", "38_เขต_สภา_ตุลาการ", "22_เสรีภาพ_พระราชกฤษฎีกา_กฎ...", "20_ประธาน_ตุลาการ_รัฐสภา", "16_สภา_ไว้วางใจ_สมาชิก", "11_สภา_สอง_เคหสถาน", "8_ประธาน_แต่งตั้ง_พระมหากษั...", "3_พระมหากษัตริย์_แต่งตั้ง_ก...", "6_รัฐสภา_สภา_สมาชิก", "1_ประชุม_คดี_สภาผู้แทน", "2_พระมหากษัตริย์_องคมนตรี_งบ", "32_ศึกษา_อบรม_ประธาน", "28_ประชุม_ประกัน_จำเลย", "23_พระราชกำหนด_อนุมัติ_กรณี", "31_อนุมัติ_พระราชกำหนด_พระร...", "47_คุมขัง_จังหวัด_ราษฎร", "48_พ_สงบเรียบร้อยแห่ง_แสน", "40_ชาติ_สืบ_รักษาความ", "14_พุทธศักราช_สืบ_มณเฑียรบาล", "34_พระองค์_องคมนตรี_แทน", "24_พระองค์_สำเร็จ_องคมนตรี", "50_ปฏิญาณ_พระพุทธเจ้า_สัตย์", "52_ปฏิญาณ_พระพุทธเจ้า_สัตย์"], "tickvals": [-5, -15, -25, -35, -45, -55, -65, -75, -85, -95, -105, -115, -125, -135, -145, -155, -165, -175, -185, -195, -205, -215, -225, -235, -245, -255, -265, -275, -285, -295, -305, -315, -325, -335, -345, -355, -365, -375, -385, -395, -405, -415, -425, -435, -445, -455, -465, -475, -485, -495, -505, -515, -525, -535], "type": "linear", "zeroline": false}}}

### Figure 2 — Plotly figure (JSON) as saved in the notebook; plotly's stock layout.template omitted (floating-point values rounded to 4 significant figures; data arrays with more than 128 entries replaced by an {"elided": "..."} marker saying what was removed)
{"data": [{"coloraxis": "coloraxis", "hovertemplate": "x: %{x}<br>y: %{y}<br>Similarity Score: %{z}<extra></extra>", "name": "0", "type": "heatmap", "x": ["0_กฎหมาย_ท้องถิ่น_บุคคล", "1_ประชุม_คดี_สภาผู้แทน", "2_พระมหากษัตริย์_องคมนตรี_งบ", "3_พระมหากษัตริย์_แต่งตั้ง_ก...", "4_พระราชบัญญัติ_ร่าง_สภาผู้...", "5_พระมหากษัตริย์_พระราชอำนา...", "6_รัฐสภา_สภา_สมาชิก", "7_ชื่อ_สมาชิก_คะแนน", "8_ประธาน_แต่งตั้ง_พระมหากษั...", "9_หน่วย_รัฐ_งาน", "10_พระมหากษัตริย์_ส่งเสริม_...", "11_สภา_สอง_เคหสถาน", "12_พระมหากษัตริย์_ประมุข_ปร...", "13_พระมหากษัตริย์_จอมทัพ_ส่...", "14_พุทธศักราช_สืบ_มณเฑียรบาล", "15_ศึกษา_รัฐสภา_ประชุม", "16_สภา_ไว้วางใจ_สมาชิก", "17_พระราชอำนาจ_บุคคล_ศิลปะ", "18_พระมหากษัตริย์_บุคคล_อัยย", "19_ค้าน_สภาผู้แทนราษฎร_ประชุม", "20_ประธาน_ตุลาการ_รัฐสภา", "21_รัฐ_ส่งเสริม_ให้ดํารงตํา...", "22_เสรีภาพ_พระราชกฤษฎีกา_กฎ...", "23_พระราชกำหนด_อนุมัติ_กรณี", "24_พระองค์_สำเร็จ_องคมนตรี", "25_ศาล_กฎหมาย_เมือง", "26_มาตรา_ตีความ_นโยบาย", "27_พรรค_เมือง_คุก", "28_ประชุม_ประกัน_จำเลย", "29_ร่าง_พระราชบัญญัติ_กรรมา...", "30_สัญชาติ_เลือกตั้ง_ไทย", "31_อนุมัติ_พระราชกำหนด_พระร...", "32_ศึกษา_อบรม_ประธาน", "33_ร่าง_สาม_บังคับ", "34_พระองค์_องคมนตรี_แทน", "35_เลือกตั้ง_สมาชิก_แทน", "36_ประสิทธิภาพ_กลไก_ตรวจ", "37_สิ้นสุด_มาตรา_ลา", "38_เขต_สภา_ตุลาการ", "39_ศาสนา_รัฐสภา_ประธาน", "40_ชาติ_สืบ_รักษาความ", "41_สมาคม_วัฒนธรรม_ประชุม", "42_มาตรา_ชอบ_รัฐธรรมนูญ", "43_ปฏิรูป_กรรมการ_ขับเคลื่อน", "44_ถัด_ราชกิจจานุเบกษา_ประกาศ", "45_สภานิติบัญญัติแห่งชาติ_ส...", "46_ศาล_บท_วินิจฉัย", "47_คุมขัง_จังหวัด_ราษฎร", "48_พ_สงบเรียบร้อยแห่ง_แสน", "49_ถัด_จอมทัพ_ราชกิจจานุเบกษา", "50_ปฏิญาณ_พระพุทธเจ้า_สัตย์", "51_สมัคร_ทวิ_จังหวัด", "52_ปฏิญาณ_พระพุทธเจ้า_สัตย์", "53_ท้องถิ่น_บริหาร_คณะ"], "xaxis": "x", "y": ["0_กฎหมาย_ท้องถิ่น_บุคคล", "1_ประชุม_คดี_สภาผู้แทน", "2_พระมหากษัตริย์_องคมนตรี_งบ", "3_พระมหากษัตริย์_แต่งตั้ง_ก...", "4_พระราชบัญญัติ_ร่าง_สภาผู้...", "5_พระมหากษัตริย์_พระราชอำนา...", "6_รัฐสภา_สภา_สมาชิก", "7_ชื่อ_สมาชิก_คะแนน", "8_ประธาน_แต่งตั้ง_พระมหากษั...", "9_หน่วย_รัฐ_งาน", "10_พระมหากษัตริย์_ส่งเสริม_...", "11_สภา_สอง_เคหสถาน", "12_พระมหากษัตริย์_ประมุข_ปร...", "13_พระมหากษัตริย์_จอมทัพ_ส่...", "14_พุทธศักราช_สืบ_มณเฑียรบาล", "15_ศึกษา_รัฐสภา_ประชุม", "16_สภา_ไว้วางใจ_สมาชิก", "17_พระราชอำนาจ_บุคคล_ศิลปะ", "18_พระมหากษัตริย์_บุคคล_อัยย", "19_ค้าน_สภาผู้แทนราษฎร_ประชุม", "20_ประธาน_ตุลาการ_รัฐสภา", "21_รัฐ_ส่งเสริม_ให้ดํารงตํา...", "22_เสรีภาพ_พระราชกฤษฎีกา_กฎ...", "23_พระราชกำหนด_อนุมัติ_กรณี", "24_พระองค์_สำเร็จ_องคมนตรี", "25_ศาล_กฎหมาย_เมือง", "26_มาตรา_ตีความ_นโยบาย", "27_พรรค_เมือง_คุก", "28_ประชุม_ประกัน_จำเลย", "29_ร่าง_พระราชบัญญัติ_กรรมา...", "30_สัญชาติ_เลือกตั้ง_ไทย", "31_อนุมัติ_พระราชกำหนด_พระร...", "32_ศึกษา_อบรม_ประธาน", "33_ร่าง_สาม_บังคับ", "34_พระองค์_องคมนตรี_แทน", "35_เลือกตั้ง_สมาชิก_แทน", "36_ประสิทธิภาพ_กลไก_ตรวจ", "37_สิ้นสุด_มาตรา_ลา", "38_เขต_สภา_ตุลาการ", "39_ศาสนา_รัฐสภา_ประธาน", "40_ชาติ_สืบ_รักษาความ", "41_สมาคม_วัฒนธรรม_ประชุม", "42_มาตรา_ชอบ_รัฐธรรมนูญ", "43_ปฏิรูป_กรรมการ_ขับเคลื่อน", "44_ถัด_ราชกิจจานุเบกษา_ประกาศ", "45_สภานิติบัญญัติแห่งชาติ_ส...", "46_ศาล_บท_วินิจฉัย", "47_คุมขัง_จังหวัด_ราษฎร", "48_พ_สงบเรียบร้อยแห่ง_แสน", "49_ถัด_จอมทัพ_ราชกิจจานุเบกษา", "50_ปฏิญาณ_พระพุทธเจ้า_สัตย์", "51_สมัคร_ทวิ_จังหวัด", "52_ปฏิญาณ_พระพุทธเจ้า_สัตย์", "53_ท้องถิ่น_บริหาร_คณะ"], "yaxis": "y", "z": {"elided": "54x54 float values"}}], "layout": {"coloraxis": {"colorbar": {"title": {"text": "Similarity Score"}}, "colorscale": [[0, "rgb(247,252,240)"], [0.125, "rgb(224,243,219)"], [0.25, "rgb(204,235,197)"], [0.375, "rgb(168,221,181)"], [0.5, "rgb(123,204,196)"], [0.625, "rgb(78,179,211)"], [0.75, "rgb(43,140,190)"], [0.875, "rgb(8,104,172)"], [1, "rgb(8,64,129)"]]}, "height": 800, "hoverlabel": {"bgcolor": "white", "font": {"family": "Rockwell", "size": 16}}, "legend": {"title": {"text": "Trend"}}, "margin": {"t": 60}, "showlegend": true, "title": {"font": {"color": "Black", "size": 22}, "text": "<b>Similarity Matrix</b>", "x": 0.55, "xanchor": "center", "y": 0.95, "yanchor": "top"}, "width": 800, "xaxis": {"anchor": "y", "constrain": "domain", "domain": [0, 1], "scaleanchor": "y"}, "yaxis": {"anchor": "x", "autorange": "reversed", "constrain": "domain", "domain": [0, 1]}}}
